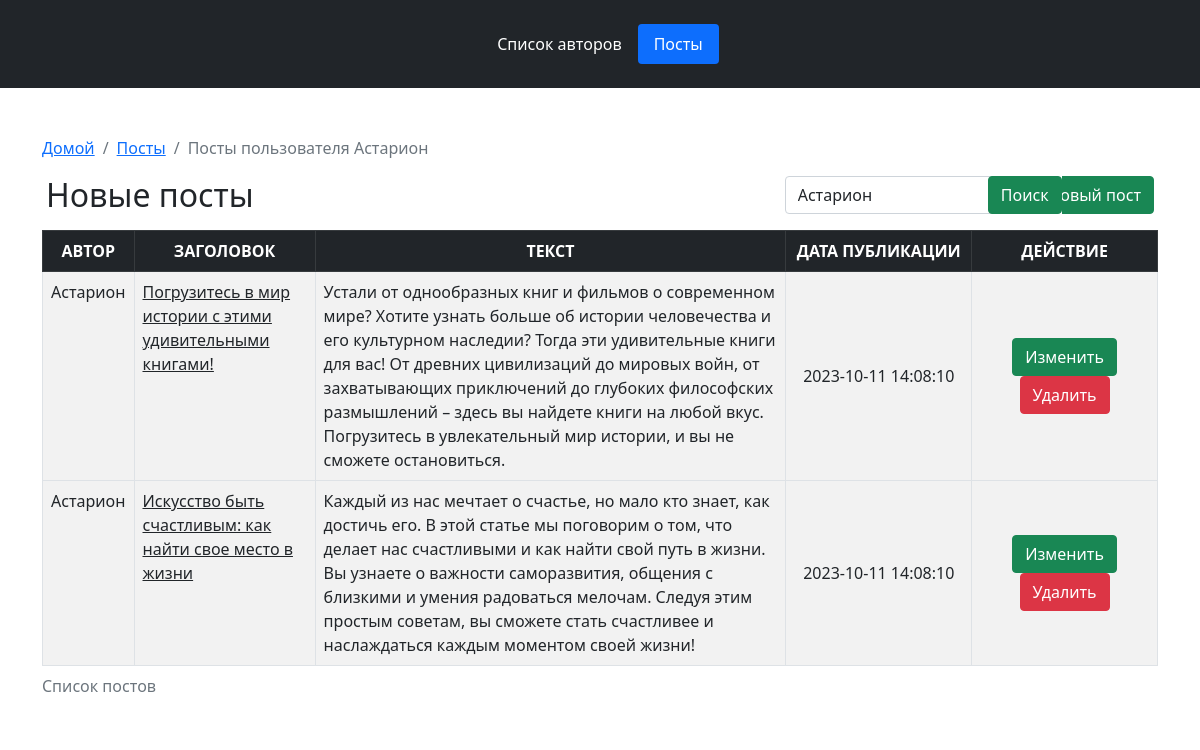
Screenshot of /untitled1/posts.php?sq=Астарион with the database file from the repository.
### tables this page shows
CREATE TABLE `posts` (
  `id` int NOT NULL,
  `post_date` timestamp NOT NULL DEFAULT CURRENT_TIMESTAMP,
  `title` text NOT NULL,
  `description` text NOT NULL,
  `user_id` int NOT NULL
);

CREATE TABLE `users` (
  `id` int NOT NULL,
  `name` text NOT NULL,
  `age` int DEFAULT NULL,
  `gender` tinyint(1) DEFAULT NULL
);

### untitled1/foo-posts.php (called while the page is built, shortened)
<?php
include "config.php";
try {
    if (!empty($_GET['sq'])){
        $searchKeyword = !empty($_GET['sq'])?$_GET['sq']:'';} else { $searchKeyword = "";}
    $search = "$searchKeyword%";
    $sql = $dbh->prepare("SELECT `users`.`name`, `posts`.`title`, `posts`.`description`, IFNULL(`posts`.`description`, 'Ничего не найдено..') AS 'description', `posts`.`id`, `posts`.`post_date`
                                FROM `users`
                                LEFT JOIN `posts` ON `posts`.`user_id` = `users`.`id`
                                WHERE (`posts`.`title` LIKE :name1) OR (`users`.`name` LIKE :name1) OR (`posts`.`description` LIKE :name1);");
    $sql->execute(array('name1'=>$search));
    $result = $sql->fetchAll();
} catch (Exception $e) {
    $dbh->rollBack();
    echo "Ошибка при записи данных: " . $e->getMessage();
}

### untitled1/posts.php (the view, shortened to what this page needs)
<?php include 'config.php';
include "foo-posts.php";
@$searchKeyword = !empty($_GET['sq'])?$_GET['sq']:'';
function array_unique_key($array, $key) {
    $tmp = $key_array = array();
    $i = 0;
    foreach($array as $val) {
        if (!in_array($val[$key], $key_array)) {
            $key_array[$i] = $val[$key];
            $tmp[$i] = $val;
        }
        $i++;
    }
    return $tmp;
}
?>
<!doctype html>
<html lang="en">
<head>
    <link href="https://cdn.jsdelivr.net/npm/bootstrap@5.0.2/dist/css/bootstrap.min.css" rel="stylesheet">
</head>
<body>
<nav class="navbar navbar-dark bg-dark justify-content-center">
    <header class="d-flex text-dark py-3">
        <ul class="nav nav-pills navbar-dark bg-dark">
            <li class="nav-item text-dark"><a href="index.php" class="nav-link text-white">Список авторов</a></li>
            <li class="nav-item text-dark"><a href="posts.php" class="nav-link active" aria-current="page">Посты</a></li>
        </ul>
    </header>
</nav>
<div class="container mt-5 mb-3 clearfix col-md-12">
    <nav aria-label="breadcrumb">
        <ol class="breadcrumb">
            <li class="breadcrumb-item"><a href="index.php">Домой</a></li>
            <?php
            if (empty($searchKeyword)) {
            ?>
                <li class="breadcrumb-item">Посты</li>
            <?php } elseif (!empty($searchKeyword)) foreach (array_unique_key($result, 'name') as $res) { ?>
                <li class="breadcrumb-item"><a href="posts.php">Посты</a></li>
                <li class="breadcrumb-item active" aria-current="page">Посты пользователя <?=$res['name'] ?></li>
            <?php } ?>
        </ol>
    </nav>
    <div class="d-flex px-1 ">
        <div class="flex-grow-1 g-2"><h2>Новые посты</h2></div>
        <div class="col-3">
            <form class="g-1">
                <div class="input-group">
                    <input type="text" name="sq" class="form-control" placeholder="Введите ключевое слово..." value="<?=$searchKeyword?>">
                    <div class="input-group-btn col-3">
                        <button class="btn btn-success float-end" type="submit">Поиск</button>
                    </div>
                </div>
            </form>
        </div>
        <div class="col-1 text-truncate"><button class="btn btn-success float-end" data-bs-toggle="modal" data-bs-target="#create">Новый пост</button></div>
    </div>
<div class="row">
    <div class="col-md-12">
        <table class="table table-striped table-hover table-bordered mt-2">
            <caption>Список постов</caption>
            <thead class="table-dark text-uppercase text-center">
            <th>Автор</th>
            <th>Заголовок</th>
            <th>Текст</th>
            <th>Дата публикации</th>
            <th>Действие</th>
            </thead>
            <?php
            if (!empty($result)){ $count = 0;
                foreach ($result as $res) { $count++;
                    if($res['title']!=""){
                    ?>
                    <tbody class="table-striped">
                    <td><?=$res['name'] ?></td>
                        <td><a href="readpost.php?sq=<?=$res['title'] ?> " class="link-dark"><?=$res['title'] ?></a></td>
                    <td><?=$res['description'] ?></td>
                        <td class="col-2 text-center align-middle"><?=$res['post_date'] ?></td>
                    <td class="text-center col-2 align-middle">
                        <a href="post_id=<?=$res['id'] ?>" class="btn btn-success" data-bs-toggle="modal" data-bs-target="#edit<?=$res['id'] ?>">Изменить</a>
                        <a href="" class="btn btn-danger" data-bs-toggle="modal" data-bs-target="#delete<?=$res['id'] ?>">Удалить</a>
                    </td>
                    <?php } elseif (!empty($searchKeyword)){?>
                        <tr><td colspan="5">Ничего не найдено...</td></tr>
                    <?php }    ?>
                    </tbody> <?php } }else{ ?>
                <tr><td colspan="5">Ничего не найдено...</td></tr>
            <?php }    ?>
        </table>
    </div>
</div>
</div>
</body>

### rows the page displays
posts: user.name "Астарион", title "Погрузитесь в мир истории с этими удивительными книгами!", description "Устали от однообразных книг и фильмов о современном мире? Хотите узнать больше об истории человечества и его культурном наследии? Тогда эти удивительные книги для вас! От древних цивилизаций до мировых войн, от захватывающих приключений до глубоких философских размышлений – здесь вы найдете книги на любой вкус. Погрузитесь в увлекательный мир истории, и вы не сможете остановиться.", post_date "2023-10-11 14:08:10"
posts: user.name "Астарион", title "Искусство быть счастливым: как найти свое место в жизни", description "Каждый из нас мечтает о счастье, но мало кто знает, как достичь его. В этой статье мы поговорим о том, что делает нас счастливыми и как найти свой путь в жизни. Вы узнаете о важности саморазвития, общения с близкими и умения радоваться мелочам. Следуя этим простым советам, вы сможете стать счастливее и наслаждаться каждым моментом своей жизни!", post_date "2023-10-11 14:08:10"
